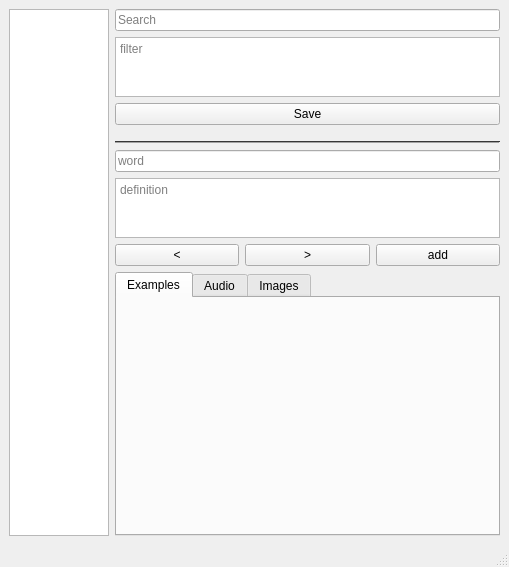
<?xml version="1.0" encoding="UTF-8"?>
<ui version="4.0">
 <class>MainWindow</class>
 <widget class="QMainWindow" name="MainWindow">
  <property name="geometry">
   <rect>
    <x>0</x>
    <y>0</y>
    <width>509</width>
    <height>567</height>
   </rect>
  </property>
  <property name="windowTitle">
   <string>CardGen</string>
  </property>
  <widget class="QWidget" name="centralwidget">
   <layout class="QHBoxLayout" name="horizontalLayout_4">
    <item>
     <widget class="QListView" name="deckView">
      <property name="sizePolicy">
       <sizepolicy hsizetype="Fixed" vsizetype="Expanding">
        <horstretch>0</horstretch>
        <verstretch>0</verstretch>
       </sizepolicy>
      </property>
      <property name="maximumSize">
       <size>
        <width>100</width>
        <height>16777215</height>
       </size>
      </property>
     </widget>
    </item>
    <item>
     <layout class="QVBoxLayout" name="verticalLayout">
      <item>
       <widget class="QLineEdit" name="searchLine">
        <property name="placeholderText">
         <string>Search</string>
        </property>
       </widget>
      </item>
      <item>
       <widget class="QTextEdit" name="filterEdit">
        <property name="maximumSize">
         <size>
          <width>16777215</width>
          <height>60</height>
         </size>
        </property>
        <property name="placeholderText">
         <string>filter</string>
        </property>
       </widget>
      </item>
      <item>
       <widget class="QPushButton" name="saveButton">
        <property name="text">
         <string>Save</string>
        </property>
       </widget>
      </item>
      <item>
       <spacer name="verticalSpacer">
        <property name="orientation">
         <enum>Qt::Vertical</enum>
        </property>
        <property name="sizeType">
         <enum>QSizePolicy::Fixed</enum>
        </property>
        <property name="sizeHint" stdset="0">
         <size>
          <width>20</width>
          <height>10</height>
         </size>
        </property>
       </spacer>
      </item>
      <item>
       <widget class="Line" name="line">
        <property name="palette">
         <palette>
          <active>
           <colorrole role="WindowText">
            <brush brushstyle="SolidPattern">
             <color alpha="255">
              <red>255</red>
              <green>255</green>
              <blue>255</blue>
             </color>
            </brush>
           </colorrole>
           <colorrole role="Button">
            <brush brushstyle="SolidPattern">
             <color alpha="255">
              <red>108</red>
              <green>108</green>
              <blue>108</blue>
             </color>
            </brush>
           </colorrole>
           <colorrole role="Light">
            <brush brushstyle="SolidPattern">
             <color alpha="255">
              <red>162</red>
              <green>162</green>
              <blue>162</blue>
             </color>
            </brush>
           </colorrole>
           <colorrole role="Midlight">
            <brush brushstyle="SolidPattern">
             <color alpha="255">
              <red>135</red>
              <green>135</green>
              <blue>135</blue>
             </color>
            </brush>
           </colorrole>
           <colorrole role="Dark">
            <brush brushstyle="SolidPattern">
             <color alpha="255">
              <red>54</red>
              <green>54</green>
              <blue>54</blue>
             </color>
            </brush>
           </colorrole>
           <colorrole role="Mid">
            <brush brushstyle="SolidPattern">
             <color alpha="255">
              <red>72</red>
              <green>72</green>
              <blue>72</blue>
             </color>
            </brush>
           </colorrole>
           <colorrole role="Text">
            <brush brushstyle="SolidPattern">
             <color alpha="255">
              <red>255</red>
              <green>255</green>
              <blue>255</blue>
             </color>
            </brush>
           </colorrole>
           <colorrole role="BrightText">
            <brush brushstyle="SolidPattern">
             <color alpha="255">
              <red>255</red>
              <green>255</green>
              <blue>255</blue>
             </color>
            </brush>
           </colorrole>
           <colorrole role="ButtonText">
            <brush brushstyle="SolidPattern">
             <color alpha="255">
              <red>255</red>
              <green>255</green>
              <blue>255</blue>
             </color>
            </brush>
           </colorrole>
           <colorrole role="Base">
            <brush brushstyle="SolidPattern">
             <color alpha="255">
              <red>0</red>
              <green>0</green>
              <blue>0</blue>
             </color>
            </brush>
           </colorrole>
           <colorrole role="Window">
            <brush brushstyle="SolidPattern">
             <color alpha="255">
              <red>108</red>
              <green>108</green>
              <blue>108</blue>
             </color>
            </brush>
           </colorrole>
           <colorrole role="Shadow">
            <brush brushstyle="SolidPattern">
             <color alpha="255">
              <red>0</red>
              <green>0</green>
              <blue>0</blue>
             </color>
            </brush>
           </colorrole>
           <colorrole role="AlternateBase">
            <brush brushstyle="SolidPattern">
             <color alpha="255">
              <red>54</red>
              <green>54</green>
              <blue>54</blue>
             </color>
            </brush>
           </colorrole>
           <colorrole role="ToolTipBase">
            <brush brushstyle="SolidPattern">
             <color alpha="255">
              <red>255</red>
              <green>255</green>
              <blue>220</blue>
             </color>
            </brush>
           </colorrole>
           <colorrole role="ToolTipText">
            <brush brushstyle="SolidPattern">
             <color alpha="255">
              <red>0</red>
              <green>0</green>
              <blue>0</blue>
             </color>
            </brush>
           </colorrole>
           <colorrole role="PlaceholderText">
            <brush brushstyle="SolidPattern">
             <color alpha="128">
              <red>255</red>
              <green>255</green>
              <blue>255</blue>
             </color>
            </brush>
           </colorrole>
          </active>
          <inactive>
           <colorrole role="WindowText">
            <brush brushstyle="SolidPattern">
             <color alpha="255">
              <red>255</red>
              <green>255</green>
              <blue>255</blue>
             </color>
            </brush>
           </colorrole>
           <colorrole role="Button">
            <brush brushstyle="SolidPattern">
             <color alpha="255">
              <red>108</red>
              <green>108</green>
              <blue>108</blue>
             </color>
            </brush>
           </colorrole>
           <colorrole role="Light">
            <brush brushstyle="SolidPattern">
             <color alpha="255">
              <red>162</red>
              <green>162</green>
              <blue>162</blue>
             </color>
            </brush>
           </colorrole>
           <colorrole role="Midlight">
            <brush brushstyle="SolidPattern">
             <color alpha="255">
              <red>135</red>
              <green>135</green>
              <blue>135</blue>
             </color>
            </brush>
           </colorrole>
           <colorrole role="Dark">
            <brush brushstyle="SolidPattern">
             <color alpha="255">
              <red>54</red>
              <green>54</green>
              <blue>54</blue>
             </color>
            </brush>
           </colorrole>
           <colorrole role="Mid">
            <brush brushstyle="SolidPattern">
             <color alpha="255">
              <red>72</red>
              <green>72</green>
              <blue>72</blue>
             </color>
            </brush>
           </colorrole>
           <colorrole role="Text">
            <brush brushstyle="SolidPattern">
             <color alpha="255">
              <red>255</red>
              <green>255</green>
              <blue>255</blue>
             </color>
            </brush>
           </colorrole>
           <colorrole role="BrightText">
            <brush brushstyle="SolidPattern">
             <color alpha="255">
              <red>255</red>
              <green>255</green>
              <blue>255</blue>
             </color>
            </brush>
           </colorrole>
           <colorrole role="ButtonText">
            <brush brushstyle="SolidPattern">
             <color alpha="255">
              <red>255</red>
              <green>255</green>
              <blue>255</blue>
             </color>
            </brush>
           </colorrole>
           <colorrole role="Base">
            <brush brushstyle="SolidPattern">
             <color alpha="255">
              <red>0</red>
              <green>0</green>
              <blue>0</blue>
             </color>
            </brush>
           </colorrole>
           <colorrole role="Window">
            <brush brushstyle="SolidPattern">
             <color alpha="255">
              <red>108</red>
              <green>108</green>
              <blue>108</blue>
             </color>
            </brush>
           </colorrole>
           <colorrole role="Shadow">
            <brush brushstyle="SolidPattern">
             <color alpha="255">
              <red>0</red>
              <green>0</green>
              <blue>0</blue>
             </color>
            </brush>
           </colorrole>
           <colorrole role="AlternateBase">
            <brush brushstyle="SolidPattern">
             <color alpha="255">
              <red>54</red>
              <green>54</green>
              <blue>54</blue>
             </color>
            </brush>
           </colorrole>
           <colorrole role="ToolTipBase">
            <brush brushstyle="SolidPattern">
             <color alpha="255">
              <red>255</red>
              <green>255</green>
              <blue>220</blue>
             </color>
            </brush>
           </colorrole>
           <colorrole role="ToolTipText">
            <brush brushstyle="SolidPattern">
             <color alpha="255">
              <red>0</red>
              <green>0</green>
              <blue>0</blue>
             </color>
            </brush>
           </colorrole>
           <colorrole role="PlaceholderText">
            <brush brushstyle="SolidPattern">
             <color alpha="128">
              <red>255</red>
              <green>255</green>
              <blue>255</blue>
             </color>
            </brush>
           </colorrole>
          </inactive>
          <disabled>
           <colorrole role="WindowText">
            <brush brushstyle="SolidPattern">
             <color alpha="255">
              <red>54</red>
              <green>54</green>
              <blue>54</blue>
             </color>
            </brush>
           </colorrole>
           <colorrole role="Button">
            <brush brushstyle="SolidPattern">
             <color alpha="255">
              <red>108</red>
              <green>108</green>
              <blue>108</blue>
             </color>
            </brush>
           </colorrole>
           <colorrole role="Light">
            <brush brushstyle="SolidPattern">
             <color alpha="255">
              <red>162</red>
              <green>162</green>
              <blue>162</blue>
             </color>
            </brush>
           </colorrole>
           <colorrole role="Midlight">
            <brush brushstyle="SolidPattern">
             <color alpha="255">
              <red>135</red>
              <green>135</green>
              <blue>135</blue>
             </color>
            </brush>
           </colorrole>
           <colorrole role="Dark">
            <brush brushstyle="SolidPattern">
             <color alpha="255">
              <red>54</red>
              <green>54</green>
              <blue>54</blue>
             </color>
            </brush>
           </colorrole>
           <colorrole role="Mid">
            <brush brushstyle="SolidPattern">
             <color alpha="255">
              <red>72</red>
              <green>72</green>
              <blue>72</blue>
             </color>
            </brush>
           </colorrole>
           <colorrole role="Text">
            <brush brushstyle="SolidPattern">
             <color alpha="255">
              <red>54</red>
              <green>54</green>
              <blue>54</blue>
             </color>
            </brush>
           </colorrole>
           <colorrole role="BrightText">
            <brush brushstyle="SolidPattern">
             <color alpha="255">
              <red>255</red>
              <green>255</green>
              <blue>255</blue>
             </color>
            </brush>
           </colorrole>
           <colorrole role="ButtonText">
            <brush brushstyle="SolidPattern">
             <color alpha="255">
              <red>54</red>
              <green>54</green>
              <blue>54</blue>
             </color>
            </brush>
           </colorrole>
           <colorrole role="Base">
            <brush brushstyle="SolidPattern">
             <color alpha="255">
              <red>108</red>
              <green>108</green>
              <blue>108</blue>
             </color>
            </brush>
           </colorrole>
           <colorrole role="Window">
            <brush brushstyle="SolidPattern">
             <color alpha="255">
              <red>108</red>
              <green>108</green>
              <blue>108</blue>
             </color>
            </brush>
           </colorrole>
           <colorrole role="Shadow">
            <brush brushstyle="SolidPattern">
             <color alpha="255">
              <red>0</red>
              <green>0</green>
              <blue>0</blue>
             </color>
            </brush>
           </colorrole>
           <colorrole role="AlternateBase">
            <brush brushstyle="SolidPattern">
             <color alpha="255">
              <red>108</red>
              <green>108</green>
              <blue>108</blue>
             </color>
            </brush>
           </colorrole>
           <colorrole role="ToolTipBase">
            <brush brushstyle="SolidPattern">
             <color alpha="255">
              <red>255</red>
              <green>255</green>
              <blue>220</blue>
             </color>
            </brush>
           </colorrole>
           <colorrole role="ToolTipText">
            <brush brushstyle="SolidPattern">
             <color alpha="255">
              <red>0</red>
              <green>0</green>
              <blue>0</blue>
             </color>
            </brush>
           </colorrole>
           <colorrole role="PlaceholderText">
            <brush brushstyle="SolidPattern">
             <color alpha="128">
              <red>255</red>
              <green>255</green>
              <blue>255</blue>
             </color>
            </brush>
           </colorrole>
          </disabled>
         </palette>
        </property>
        <property name="orientation">
         <enum>Qt::Horizontal</enum>
        </property>
       </widget>
      </item>
      <item>
       <widget class="QLineEdit" name="wordLine">
        <property name="sizePolicy">
         <sizepolicy hsizetype="Expanding" vsizetype="Fixed">
          <horstretch>0</horstretch>
          <verstretch>0</verstretch>
         </sizepolicy>
        </property>
        <property name="text">
         <string/>
        </property>
        <property name="placeholderText">
         <string>word</string>
        </property>
       </widget>
      </item>
      <item>
       <widget class="QTextEdit" name="definitionEdit">
        <property name="maximumSize">
         <size>
          <width>16777215</width>
          <height>60</height>
         </size>
        </property>
        <property name="placeholderText">
         <string>definition</string>
        </property>
       </widget>
      </item>
      <item>
       <layout class="QHBoxLayout" name="horizontalLayout_3">
        <item>
         <widget class="QPushButton" name="prevButton">
          <property name="text">
           <string>&lt;</string>
          </property>
         </widget>
        </item>
        <item>
         <widget class="QPushButton" name="nextButton">
          <property name="text">
           <string>&gt;</string>
          </property>
         </widget>
        </item>
        <item>
         <widget class="QPushButton" name="pushButton_4">
          <property name="text">
           <string>add</string>
          </property>
         </widget>
        </item>
       </layout>
      </item>
      <item>
       <layout class="QHBoxLayout" name="horizontalLayout">
        <property name="sizeConstraint">
         <enum>QLayout::SetDefaultConstraint</enum>
        </property>
        <item>
         <widget class="QTabWidget" name="tabWidget">
          <property name="currentIndex">
           <number>0</number>
          </property>
          <widget class="QWidget" name="examplesTab">
           <attribute name="title">
            <string>Examples</string>
           </attribute>
           <layout class="QHBoxLayout" name="horizontalLayout_5">
            <item>
             <layout class="QVBoxLayout" name="examplesLayout"/>
            </item>
           </layout>
          </widget>
          <widget class="QWidget" name="audioTab">
           <attribute name="title">
            <string>Audio</string>
           </attribute>
           <layout class="QHBoxLayout" name="horizontalLayout_6">
            <item>
             <layout class="QVBoxLayout" name="audioLayout"/>
            </item>
           </layout>
          </widget>
          <widget class="QWidget" name="imagesTab">
           <attribute name="title">
            <string>Images</string>
           </attribute>
           <layout class="QHBoxLayout" name="horizontalLayout_7">
            <item>
             <layout class="QVBoxLayout" name="ImagesLayout"/>
            </item>
           </layout>
          </widget>
         </widget>
        </item>
       </layout>
      </item>
     </layout>
    </item>
   </layout>
  </widget>
  <widget class="QMenuBar" name="menubar">
   <property name="geometry">
    <rect>
     <x>0</x>
     <y>0</y>
     <width>509</width>
     <height>28</height>
    </rect>
   </property>
  </widget>
  <widget class="QStatusBar" name="statusbar"/>
 </widget>
 <resources/>
 <connections>
  <connection>
   <sender>prevButton</sender>
   <signal>clicked()</signal>
   <receiver>MainWindow</receiver>
   <slot>onPrevClicked()</slot>
   <hints>
    <hint type="sourcelabel">
     <x>192</x>
     <y>341</y>
    </hint>
    <hint type="destinationlabel">
     <x>141</x>
     <y>471</y>
    </hint>
   </hints>
  </connection>
  <connection>
   <sender>nextButton</sender>
   <signal>clicked()</signal>
   <receiver>MainWindow</receiver>
   <slot>onNextClicked()</slot>
   <hints>
    <hint type="sourcelabel">
     <x>287</x>
     <y>347</y>
    </hint>
    <hint type="destinationlabel">
     <x>277</x>
     <y>462</y>
    </hint>
   </hints>
  </connection>
  <connection>
   <sender>pushButton_4</sender>
   <signal>clicked()</signal>
   <receiver>MainWindow</receiver>
   <slot>onAddClicked()</slot>
   <hints>
    <hint type="sourcelabel">
     <x>411</x>
     <y>344</y>
    </hint>
    <hint type="destinationlabel">
     <x>440</x>
     <y>533</y>
    </hint>
   </hints>
  </connection>
  <connection>
   <sender>saveButton</sender>
   <signal>clicked()</signal>
   <receiver>MainWindow</receiver>
   <slot>save()</slot>
   <hints>
    <hint type="sourcelabel">
     <x>388</x>
     <y>158</y>
    </hint>
    <hint type="destinationlabel">
     <x>502</x>
     <y>179</y>
    </hint>
   </hints>
  </connection>
 </connections>
 <slots>
  <slot>onPrevClicked()</slot>
  <slot>onNextClicked()</slot>
  <slot>onAddClicked()</slot>
  <slot>save()</slot>
 </slots>
</ui>
